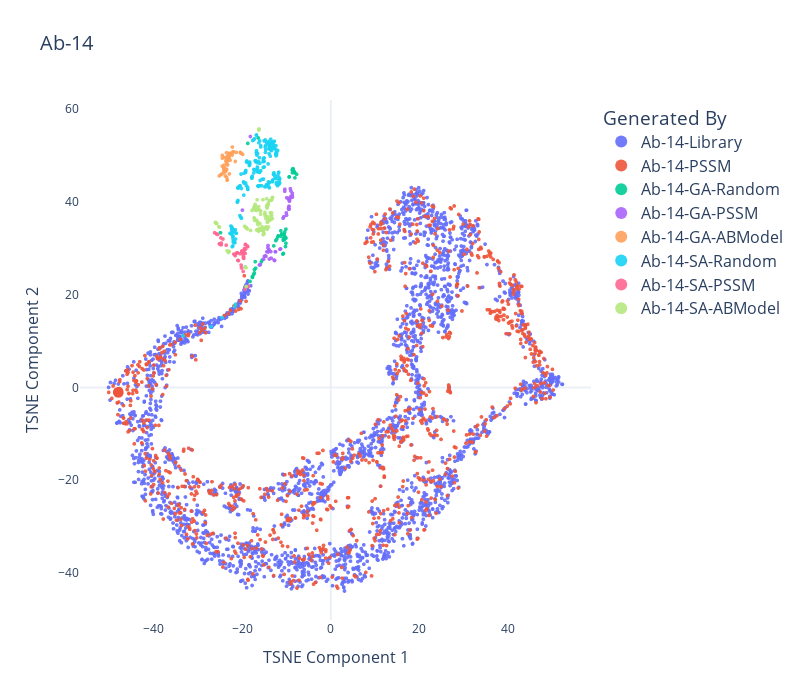

Source (notebook cell):
### Code cell
fig = px.scatter(
    data,
    x='tsne_1',
    y='tsne_2',
    color='Generated By',
    title='Ab-14',
    labels={'tsne_1': 'TSNE Component 1', 'tsne_2': 'TSNE Component 2', 'Generated By': 'Generated By'},
    template='plotly_white'  # Change template here, e.g., 'plotly', 'ggplot2', 'seaborn', etc.
)

# Adjust the figure size and font sizes
fig.update_layout(
    width=800,  # Set the width of the plot
    height=700,  # Set the height of the plot
    title=dict(font=dict(size=20)),  # Title font size
    xaxis_title=dict(font=dict(size=16)),  # X-axis title font size
    yaxis_title=dict(font=dict(size=16)),  # Y-axis title font size
    legend=dict( itemsizing='constant', traceorder='normal', font=dict(size=16)),  # Legend font size
    xaxis=dict(showline=False, showgrid=False),  # Remove x-axis line and grid
    yaxis=dict(showline=False, showgrid=False),  # Remove y-axis line and grid
    
)

# Update marker properties for better visibility
fig.update_traces(marker=dict(size=4, opacity=0.9))

fig.show()

pio.write_html(fig, 'plots/Ab-14/Ab_14_Gen_Class.html')

### Figure 1 — Plotly figure (JSON) as saved in the notebook; plotly's stock layout.template omitted (floating-point values rounded to 4 significant figures; data arrays with more than 128 entries replaced by an {"elided": "..."} marker saying what was removed)
{"data": [{"hovertemplate": "Generated By=Ab-14-Library<br>TSNE Component 1=%{x}<br>TSNE Component 2=%{y}<extra></extra>", "legendgroup": "Ab-14-Library", "marker": {"color": "#636efa", "opacity": 0.9, "size": 4, "symbol": "circle"}, "mode": "markers", "name": "Ab-14-Library", "showlegend": true, "type": "scattergl", "x": {"elided": "2500 float values"}, "xaxis": "x", "y": {"elided": "2500 float values"}, "yaxis": "y"}, {"hovertemplate": "Generated By=Ab-14-PSSM<br>TSNE Component 1=%{x}<br>TSNE Component 2=%{y}<extra></extra>", "legendgroup": "Ab-14-PSSM", "marker": {"color": "#EF553B", "opacity": 0.9, "size": 4, "symbol": "circle"}, "mode": "markers", "name": "Ab-14-PSSM", "showlegend": true, "type": "scattergl", "x": {"elided": "1000 float values"}, "xaxis": "x", "y": {"elided": "1000 float values"}, "yaxis": "y"}, {"hovertemplate": "Generated By=Ab-14-GA-Random<br>TSNE Component 1=%{x}<br>TSNE Component 2=%{y}<extra></extra>", "legendgroup": "Ab-14-GA-Random", "marker": {"color": "#00cc96", "opacity": 0.9, "size": 4, "symbol": "circle"}, "mode": "markers", "name": "Ab-14-GA-Random", "showlegend": true, "type": "scattergl", "x": [-10.68, -10.43, -8.53, -10.52, -11.13, -8.121, -8.479, -11.03, -11.08, -8.15, -8.281, -8.561, -16.43, -8.67, -10.9, -10.37, -8.741, -11.89, -18.76, -12.24, -8.11, -11.3, -10.74, -10.46, -7.72, -10.13, -10.42, -11.96, -10.75, -10.15, -17.09, -11.3, -24.94, -9.44, -12.9, -15.51, -15.72, -9.396, -10.14, -12.44, -16.99, -10.25, -17.26, -17.28, -17.72, -10.85, -10.71, -17.47, -17.73, -18.27], "xaxis": "x", "y": [32.93, 33.45, 47.0, 32.87, 32.99, 46.23, 46.63, 33.02, 32.85, 46.19, 46.47, 47.1, 53.72, 46.18, 32.89, 32.44, 46.81, 32.63, 52.53, 31.88, 45.12, 32.59, 32.0, 31.88, 45.87, 32.16, 32.03, 32.41, 31.67, 34.07, 27.07, 33.72, 33.31, 45.3, 30.47, 27.43, 27.02, 45.33, 31.04, 31.6, 25.67, 30.33, 25.37, 24.63, 23.67, 28.7, 28.83, 24.28, 23.83, 22.81], "yaxis": "y"}, {"hovertemplate": "Generated By=Ab-14-GA-PSSM<br>TSNE Component 1=%{x}<br>TSNE Component 2=%{y}<extra></extra>", "legendgroup": "Ab-14-GA-PSSM", "marker": {"color": "#ab63fa", "opacity": 0.9, "size": 4, "symbol": "circle"}, "mode": "markers", "name": "Ab-14-GA-PSSM", "showlegend": true, "type": "scattergl", "x": [-9.316, -9.348, -8.67, -9.374, -9.07, -8.761, -9.555, -9.307, -9.451, -9.523, -9.362, -9.475, -9.581, -10.61, -9.546, -9.966, -8.69, -10.05, -14.21, -9.429, -10.4, -9.414, -15.03, -10.79, -14.2, -10.01, -14.46, -13.97, -9.014, -14.09, -10.39, -14.83, -14.8, -14.17, -13.56, -12.82, -19.99, -14.67, -9.15, -12.7, -12.56, -11.5, -15.19, -16.13, -13.49, -11.36, -12.5, -13.92, -15.93, -18.19], "xaxis": "x", "y": [40.44, 40.12, 40.95, 40.16, 41.08, 41.32, 38.54, 40.62, 39.0, 38.82, 40.74, 38.87, 40.53, 36.75, 38.38, 40.83, 41.79, 37.58, 30.06, 40.68, 42.23, 38.39, 28.2, 36.43, 30.54, 37.05, 29.19, 29.64, 42.27, 29.38, 42.65, 28.3, 28.3, 29.16, 29.23, 27.42, 38.16, 28.24, 42.77, 27.32, 29.21, 29.73, 27.58, 26.35, 27.83, 29.83, 29.19, 27.64, 26.42, 54.02], "yaxis": "y"}, {"hovertemplate": "Generated By=Ab-14-GA-ABModel<br>TSNE Component 1=%{x}<br>TSNE Component 2=%{y}<extra></extra>", "legendgroup": "Ab-14-GA-ABModel", "marker": {"color": "#FFA15A", "opacity": 0.9, "size": 4, "symbol": "circle"}, "mode": "markers", "name": "Ab-14-GA-ABModel", "showlegend": true, "type": "scattergl", "x": [-22.64, -23.29, -23.73, -20.49, -20.28, -24.14, -23.13, -22.76, -23.4, -23.52, -23.37, -20.41, -23.94, -22.62, -23.25, -23.34, -23.02, -22.95, -23.49, -23.18, -23.48, -22.99, -21.96, -22.29, -23.53, -21.38, -24.35, -24.15, -24.15, -19.95, -23.33, -23.53, -22.14, -23.58, -22.26, -23.7, -23.9, -24.53, -23.94, -24.53, -24.52, -24.2, -23.42, -24.78, -23.82, -22.95, -24.79, -25.21, -21.6, -23.45], "xaxis": "x", "y": [50.2, 49.02, 48.69, 50.61, 50.43, 47.86, 50.21, 48.9, 48.65, 48.2, 49.71, 50.48, 47.23, 50.41, 49.18, 49.03, 49.82, 49.45, 49.39, 49.69, 49.15, 50.41, 50.69, 50.03, 45.2, 50.6, 46.13, 46.98, 46.53, 50.16, 47.9, 46.94, 50.75, 50.51, 51.75, 46.7, 46.39, 49.97, 49.49, 47.63, 49.36, 47.18, 44.65, 45.84, 45.51, 45.95, 45.85, 45.53, 48.64, 44.62], "yaxis": "y"}, {"hovertemplate": "Generated By=Ab-14-SA-Random<br>TSNE Component 1=%{x}<br>TSNE Component 2=%{y}<extra></extra>", "legendgroup": "Ab-14-SA-Random", "marker": {"color": "#19d3f3", "opacity": 0.9, "size": 4, "symbol": "circle"}, "mode": "markers", "name": "Ab-14-SA-Random", "showlegend": true, "type": "scattergl", "x": {"elided": "201 float values"}, "xaxis": "x", "y": {"elided": "201 float values"}, "yaxis": "y"}, {"hovertemplate": "Generated By=Ab-14-SA-PSSM<br>TSNE Component 1=%{x}<br>TSNE Component 2=%{y}<extra></extra>", "legendgroup": "Ab-14-SA-PSSM", "marker": {"color": "#FF6692", "opacity": 0.9, "size": 4, "symbol": "circle"}, "mode": "markers", "name": "Ab-14-SA-PSSM", "showlegend": true, "type": "scattergl", "x": [-18.88, -18.78, -19.31, -19.33, -19.35, -19.53, -19.46, -19.64, -19.25, -19.63, -20.12, -20.09, -20.13, -19.82, -19.71, -19.75, -19.7, -19.69, -20.54, -21.14, -21.06, -24.39, -21.23, -25.6, -25.89, -26.28, -25.21, -25.08, -24.91, -24.8, -24.86, -24.76, -21.67, -21.75, -23.64, -21.91, -21.63, -20.89, -21.02, -20.29, -20.19, -19.82, -18.63, -19.39], "xaxis": "x", "y": [30.45, 30.29, 30.8, 30.72, 28.84, 29.87, 29.75, 29.13, 29.79, 28.99, 29.37, 29.17, 29.14, 28.44, 28.05, 27.9, 27.85, 27.77, 28.77, 28.94, 28.95, 31.94, 29.0, 32.93, 33.06, 33.31, 30.91, 30.88, 30.76, 30.69, 32.2, 31.08, 28.61, 28.68, 30.62, 28.7, 28.35, 27.3, 27.34, 26.33, 25.71, 24.97, 21.72, 21.1], "yaxis": "y"}, {"hovertemplate": "Generated By=Ab-14-SA-ABModel<br>TSNE Component 1=%{x}<br>TSNE Component 2=%{y}<extra></extra>", "legendgroup": "Ab-14-SA-ABModel", "marker": {"color": "#B6E880", "opacity": 0.9, "size": 4, "symbol": "circle"}, "mode": "markers", "name": "Ab-14-SA-ABModel", "showlegend": true, "type": "scattergl", "x": [-13.4, -14.26, -13.9, -15.49, -14.48, -15.58, -16.33, -16.71, -13.91, -16.7, -14.73, -14.84, -15.29, -13.66, -16.41, -14.33, -14.59, -16.06, -14.14, -14.41, -14.83, -13.92, -14.41, -15.88, -14.89, -13.2, -15.89, -13.4, -14.5, -15.25, -14.27, -15.86, -14.26, -14.09, -15.09, -14.38, -17.01, -14.16, -13.7, -15.76, -13.42, -13.51, -16.21, -14.89, -13.32, -13.24, -16.71, -15.53, -14.62, -15.07, -16.08, -16.62, -13.18, -16.65, -17.45, -14.34, -16.84, -16.78, -16.31, -13.9, -14.5, -19.14, -17.82, -15.34, -16.81, -14.66, -17.38, -17.14, -16.02, -14.24, -16.24, -17.16, -18.14, -17.28, -19.22, -17.34, -17.24, -17.3, -18.89, -19.5, -17.11, -17.22, -16.78, -16.66, -16.48, -16.54, -15.3, -19.04, -16.24, -16.35, -16.27, -16.26, -16.29, -16.29, -25.77, -26.08, -25.93, -26.09, -25.95, -25.3, -25.2, -22.98, -23.08, -23.08, -23.46, -23.16, -19.34, -19.16, -19.15], "xaxis": "x", "y": [36.98, 39.49, 40.16, 33.86, 39.1, 34.05, 38.92, 38.38, 40.19, 38.33, 34.48, 36.93, 33.68, 36.09, 38.37, 36.77, 34.55, 38.12, 39.57, 38.8, 37.21, 36.24, 38.63, 37.99, 37.67, 36.33, 37.29, 37.58, 40.62, 33.58, 35.69, 33.86, 39.26, 34.53, 34.07, 34.07, 38.16, 39.3, 37.56, 34.16, 40.27, 36.85, 34.2, 37.26, 40.5, 40.82, 38.66, 34.57, 34.15, 33.11, 33.99, 33.9, 40.91, 35.75, 38.33, 35.52, 35.97, 33.9, 33.79, 35.94, 38.79, 34.43, 38.09, 40.4, 38.1, 36.33, 38.67, 39.18, 35.23, 36.05, 35.37, 39.13, 33.8, 38.76, 34.44, 36.51, 35.95, 36.4, 34.12, 34.7, 39.39, 39.06, 35.96, 40.38, 35.07, 35.44, 32.86, 34.28, 55.63, 33.61, 55.42, 55.48, 55.46, 55.55, 35.25, 35.5, 35.34, 35.5, 35.32, 34.55, 34.52, 29.28, 29.26, 29.14, 29.4, 29.05, 25.88, 25.76, 21.72], "yaxis": "y"}], "layout": {"height": 700, "legend": {"font": {"size": 16}, "itemsizing": "constant", "title": {"text": "Generated By"}, "tracegroupgap": 0, "traceorder": "normal"}, "title": {"font": {"size": 20}, "text": "Ab-14"}, "width": 800, "xaxis": {"anchor": "y", "domain": [0, 1], "showgrid": false, "showline": false, "title": {"font": {"size": 16}, "text": "TSNE Component 1"}}, "yaxis": {"anchor": "x", "domain": [0, 1], "showgrid": false, "showline": false, "title": {"font": {"size": 16}, "text": "TSNE Component 2"}}}}
